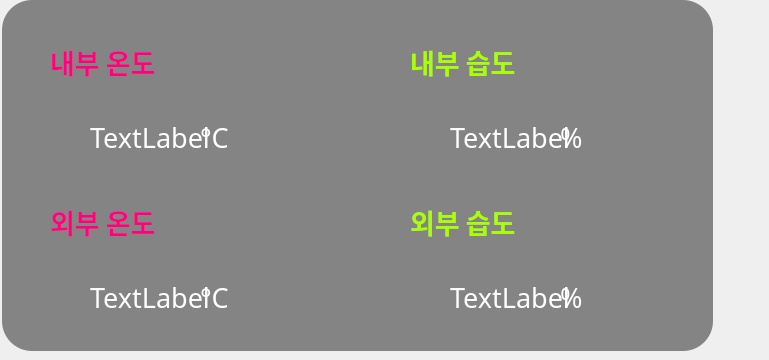
     <widget class="QWidget" name="tab_5">
      <attribute name="title">
       <string/>
      </attribute>
      <widget class="QLabel" name="label_18">
       <property name="geometry">
        <rect>
         <x>2</x>
         <y>0</y>
         <width>711</width>
         <height>351</height>
        </rect>
       </property>
       <property name="styleSheet">
        <string notr="true">background-color:rgba(0, 0, 0, 0.45); border-radius:30px;</string>
       </property>
       <property name="text">
        <string/>
       </property>
      </widget>
      <widget class="QLabel" name="label_20">
       <property name="geometry">
        <rect>
         <x>410</x>
         <y>100</y>
         <width>200</width>
         <height>75</height>
        </rect>
       </property>
       <property name="font">
        <font>
         <family>양재참숯체B</family>
         <pointsize>20</pointsize>
        </font>
       </property>
       <property name="styleSheet">
        <string notr="true">background-color:rgba(255,255,255);background:transparent;</string>
       </property>
       <property name="text">
        <string>&lt;html&gt;&lt;head/&gt;&lt;body&gt;&lt;p align=&quot;center&quot;&gt;&lt;span style=&quot; color:#ffffff;&quot;&gt;TextLabel&lt;/span&gt;&lt;/p&gt;&lt;/body&gt;&lt;/html&gt;</string>
       </property>
      </widget>
      <widget class="QLabel" name="label_21">
       <property name="geometry">
        <rect>
         <x>200</x>
         <y>100</y>
         <width>200</width>
         <height>75</height>
        </rect>
       </property>
       <property name="font">
        <font>
         <family>양재참숯체B</family>
         <pointsize>20</pointsize>
        </font>
       </property>
       <property name="styleSheet">
        <string notr="true">background-color:rgba(255,255,255);background:transparent;</string>
       </property>
       <property name="text">
        <string>&lt;html&gt;&lt;head/&gt;&lt;body&gt;&lt;p&gt;&lt;span style=&quot; color:#ffffff;&quot;&gt;°C&lt;/span&gt;&lt;/p&gt;&lt;/body&gt;&lt;/html&gt;</string>
       </property>
      </widget>
      <widget class="QLabel" name="label_23">
       <property name="geometry">
        <rect>
         <x>410</x>
         <y>185</y>
         <width>200</width>
         <height>75</height>
        </rect>
       </property>
       <property name="font">
        <font>
         <family>휴먼편지체</family>
         <pointsize>20</pointsize>
         <weight>75</weight>
         <bold>true</bold>
        </font>
       </property>
       <property name="text">
        <string>&lt;html&gt;&lt;head/&gt;&lt;body&gt;&lt;p&gt;&lt;span style=&quot; font-size:20pt; color:#aaff00;&quot;&gt;외부 습도&lt;/span&gt;&lt;/p&gt;&lt;/body&gt;&lt;/html&gt;</string>
       </property>
      </widget>
      <widget class="QLabel" name="label_28">
       <property name="geometry">
        <rect>
         <x>560</x>
         <y>100</y>
         <width>200</width>
         <height>75</height>
        </rect>
       </property>
       <property name="font">
        <font>
         <family>양재참숯체B</family>
         <pointsize>20</pointsize>
        </font>
       </property>
       <property name="styleSheet">
        <string notr="true">background-color:rgba(255,255,255);background:transparent;</string>
       </property>
       <property name="text">
        <string>&lt;html&gt;&lt;head/&gt;&lt;body&gt;&lt;p&gt;&lt;span style=&quot; color:#ffffff;&quot;&gt;%&lt;/span&gt;&lt;/p&gt;&lt;/body&gt;&lt;/html&gt;</string>
       </property>
      </widget>
      <widget class="QLabel" name="label_29">
       <property name="geometry">
        <rect>
         <x>560</x>
         <y>260</y>
         <width>200</width>
         <height>75</height>
        </rect>
       </property>
       <property name="font">
        <font>
         <family>양재참숯체B</family>
         <pointsize>20</pointsize>
        </font>
       </property>
       <property name="styleSheet">
        <string notr="true">background-color:rgba(255,255,255);background:transparent;</string>
       </property>
       <property name="text">
        <string>&lt;html&gt;&lt;head/&gt;&lt;body&gt;&lt;p&gt;&lt;span style=&quot; color:#ffffff;&quot;&gt;%&lt;/span&gt;&lt;/p&gt;&lt;/body&gt;&lt;/html&gt;</string>
       </property>
      </widget>
      <widget class="QLabel" name="label_30">
       <property name="geometry">
        <rect>
         <x>50</x>
         <y>25</y>
         <width>200</width>
         <height>75</height>
        </rect>
       </property>
       <property name="font">
        <font>
         <family>휴먼편지체</family>
         <weight>75</weight>
         <bold>true</bold>
        </font>
       </property>
       <property name="text">
        <string>&lt;html&gt;&lt;head/&gt;&lt;body&gt;&lt;p&gt;&lt;span style=&quot; font-size:20pt; color:#ff007f;&quot;&gt;내부 온도&lt;/span&gt;&lt;/p&gt;&lt;/body&gt;&lt;/html&gt;</string>
       </property>
      </widget>
      <widget class="QLabel" name="label_31">
       <property name="geometry">
        <rect>
         <x>410</x>
         <y>25</y>
         <width>200</width>
         <height>75</height>
        </rect>
       </property>
       <property name="font">
        <font>
         <family>휴먼편지체</family>
         <weight>75</weight>
         <bold>true</bold>
        </font>
       </property>
       <property name="text">
        <string>&lt;html&gt;&lt;head/&gt;&lt;body&gt;&lt;p&gt;&lt;span style=&quot; font-size:20pt; color:#aaff00;&quot;&gt;내부 습도&lt;/span&gt;&lt;/p&gt;&lt;/body&gt;&lt;/html&gt;</string>
       </property>
      </widget>
      <widget class="QLabel" name="label_33">
       <property name="geometry">
        <rect>
         <x>50</x>
         <y>185</y>
         <width>200</width>
         <height>75</height>
        </rect>
       </property>
       <property name="font">
        <font>
         <family>휴먼편지체</family>
         <weight>75</weight>
         <bold>true</bold>
        </font>
       </property>
       <property name="text">
        <string>&lt;html&gt;&lt;head/&gt;&lt;body&gt;&lt;p&gt;&lt;span style=&quot; font-size:20pt; color:#ff007f;&quot;&gt;외부 온도&lt;/span&gt;&lt;/p&gt;&lt;/body&gt;&lt;/html&gt;</string>
       </property>
      </widget>
      <widget class="QLabel" name="label_34">
       <property name="geometry">
        <rect>
         <x>50</x>
         <y>260</y>
         <width>200</width>
         <height>75</height>
        </rect>
       </property>
       <property name="font">
        <font>
         <family>양재참숯체B</family>
         <pointsize>20</pointsize>
        </font>
       </property>
       <property name="styleSheet">
        <string notr="true">background-color:rgba(255,255,255);background:transparent;</string>
       </property>
       <property name="text">
        <string>&lt;html&gt;&lt;head/&gt;&lt;body&gt;&lt;p align=&quot;center&quot;&gt;&lt;span style=&quot; color:#ffffff;&quot;&gt;TextLabel&lt;/span&gt;&lt;/p&gt;&lt;/body&gt;&lt;/html&gt;</string>
       </property>
      </widget>
      <widget class="QLabel" name="label_35">
       <property name="geometry">
        <rect>
         <x>50</x>
         <y>100</y>
         <width>200</width>
         <height>75</height>
        </rect>
       </property>
       <property name="font">
        <font>
         <family>양재참숯체B</family>
         <pointsize>20</pointsize>
        </font>
       </property>
       <property name="styleSheet">
        <string notr="true">background-color:rgba(255,255,255);background:transparent;</string>
       </property>
       <property name="text">
        <string>&lt;html&gt;&lt;head/&gt;&lt;body&gt;&lt;p align=&quot;center&quot;&gt;&lt;span style=&quot; color:#ffffff;&quot;&gt;TextLabel&lt;/span&gt;&lt;/p&gt;&lt;/body&gt;&lt;/html&gt;</string>
       </property>
      </widget>
      <widget class="QLabel" name="label_36">
       <property name="geometry">
        <rect>
         <x>410</x>
         <y>260</y>
         <width>200</width>
         <height>75</height>
        </rect>
       </property>
       <property name="font">
        <font>
         <family>양재참숯체B</family>
         <pointsize>20</pointsize>
        </font>
       </property>
       <property name="styleSheet">
        <string notr="true">background-color:rgba(255,255,255);background:transparent;</string>
       </property>
       <property name="text">
        <string>&lt;html&gt;&lt;head/&gt;&lt;body&gt;&lt;p align=&quot;center&quot;&gt;&lt;span style=&quot; color:#ffffff;&quot;&gt;TextLabel&lt;/span&gt;&lt;/p&gt;&lt;/body&gt;&lt;/html&gt;</string>
       </property>
      </widget>
      <widget class="QLabel" name="label_32">
       <property name="geometry">
        <rect>
         <x>200</x>
         <y>260</y>
         <width>200</width>
         <height>75</height>
        </rect>
       </property>
       <property name="font">
        <font>
         <family>양재참숯체B</family>
         <pointsize>20</pointsize>
        </font>
       </property>
       <property name="styleSheet">
        <string notr="true">background-color:rgba(255,255,255);background:transparent;</string>
       </property>
       <property name="text">
        <string>&lt;html&gt;&lt;head/&gt;&lt;body&gt;&lt;p&gt;&lt;span style=&quot; color:#ffffff;&quot;&gt;°C&lt;/span&gt;&lt;/p&gt;&lt;/body&gt;&lt;/html&gt;</string>
       </property>
      </widget>
     </widget>
